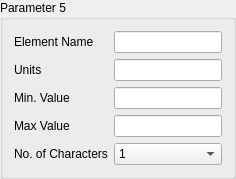
        <widget class="QGroupBox" name="groupBox_5">
         <property name="title">
          <string>Parameter 5</string>
         </property>
         <layout class="QFormLayout" name="formLayout_5">
          <item row="0" column="0">
           <widget class="QLabel" name="label_28">
            <property name="text">
             <string>Element Name</string>
            </property>
           </widget>
          </item>
          <item row="0" column="1">
           <widget class="QLineEdit" name="lineEdit_20"/>
          </item>
          <item row="1" column="0">
           <widget class="QLabel" name="label_26">
            <property name="text">
             <string>Units</string>
            </property>
           </widget>
          </item>
          <item row="1" column="1">
           <widget class="QLineEdit" name="lineEdit_17"/>
          </item>
          <item row="2" column="0">
           <widget class="QLabel" name="label_30">
            <property name="text">
             <string>Min. Value</string>
            </property>
           </widget>
          </item>
          <item row="2" column="1">
           <widget class="QLineEdit" name="lineEdit_19"/>
          </item>
          <item row="3" column="0">
           <widget class="QLabel" name="label_29">
            <property name="text">
             <string>Max Value</string>
            </property>
           </widget>
          </item>
          <item row="3" column="1">
           <widget class="QLineEdit" name="lineEdit_18"/>
          </item>
          <item row="4" column="0">
           <widget class="QLabel" name="label_27">
            <property name="text">
             <string>No. of Characters</string>
            </property>
           </widget>
          </item>
          <item row="4" column="1">
           <widget class="QComboBox" name="comboBox_5">
            <item>
             <property name="text">
              <string>1</string>
             </property>
            </item>
            <item>
             <property name="text">
              <string>2</string>
             </property>
            </item>
            <item>
             <property name="text">
              <string>3</string>
             </property>
            </item>
            <item>
             <property name="text">
              <string>4</string>
             </property>
            </item>
            <item>
             <property name="text">
              <string>5</string>
             </property>
            </item>
            <item>
             <property name="text">
              <string>6</string>
             </property>
            </item>
            <item>
             <property name="text">
              <string>7</string>
             </property>
            </item>
            <item>
             <property name="text">
              <string>8</string>
             </property>
            </item>
            <item>
             <property name="text">
              <string>9</string>
             </property>
            </item>
            <item>
             <property name="text">
              <string>10</string>
             </property>
            </item>
            <item>
             <property name="text">
              <string>11</string>
             </property>
            </item>
            <item>
             <property name="text">
              <string>12</string>
             </property>
            </item>
            <item>
             <property name="text">
              <string>13</string>
             </property>
            </item>
            <item>
             <property name="text">
              <string>14</string>
             </property>
            </item>
            <item>
             <property name="text">
              <string>15</string>
             </property>
            </item>
            <item>
             <property name="text">
              <string>16</string>
             </property>
            </item>
            <item>
             <property name="text">
              <string>17</string>
             </property>
            </item>
            <item>
             <property name="text">
              <string>18</string>
             </property>
            </item>
            <item>
             <property name="text">
              <string>19</string>
             </property>
            </item>
            <item>
             <property name="text">
              <string>20</string>
             </property>
            </item>
            <item>
             <property name="text">
              <string>21</string>
             </property>
            </item>
            <item>
             <property name="text">
              <string>22</string>
             </property>
            </item>
            <item>
             <property name="text">
              <string>23</string>
             </property>
            </item>
            <item>
             <property name="text">
              <string>24</string>
             </property>
            </item>
            <item>
             <property name="text">
              <string>25</string>
             </property>
            </item>
            <item>
             <property name="text">
              <string>26</string>
             </property>
            </item>
            <item>
             <property name="text">
              <string>27</string>
             </property>
            </item>
            <item>
             <property name="text">
              <string>28</string>
             </property>
            </item>
            <item>
             <property name="text">
              <string>29</string>
             </property>
            </item>
            <item>
             <property name="text">
              <string>30</string>
             </property>
            </item>
           </widget>
          </item>
         </layout>
        </widget>
